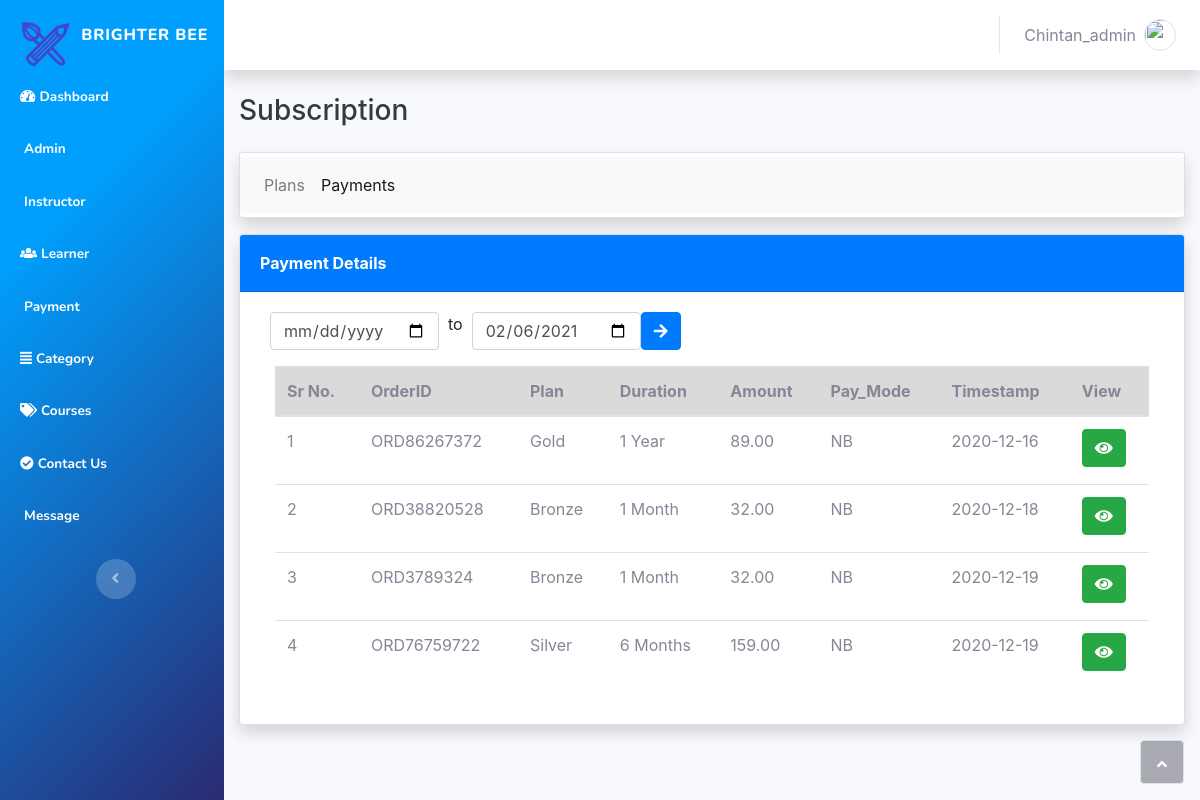
Screenshot of /admin/subscription_details.php (signed in) with the database file from the repository.
### tables this page shows
CREATE TABLE `subscription` (
  `id` int(11) NOT NULL,
  `learner_id` int(11) NOT NULL,
  `sub_start` date NOT NULL,
  `sub_end` date NOT NULL,
  `plan` varchar(500) NOT NULL,
  `duration` varchar(500) NOT NULL,
  `order_id` varchar(5000) NOT NULL,
  `txn_amount` varchar(500) NOT NULL,
  `pay_mode` varchar(500) NOT NULL,
  `txn_date` date NOT NULL,
  `txn_status` varchar(500) NOT NULL,
  `bank_name` varchar(500) NOT NULL
);

### admin/subscription_details.php (the view, shortened to what this page needs)
<?php
	require_once("include/header.php");
?>
<!DOCTYPE html>
<html>
<head>
	<link rel="stylesheet" href="assets/bootstrap/css/bootstrap.min.css">
	<link rel="stylesheet" href="assets/fonts/fontawesome-all.min.css">
	<link rel="stylesheet" type="text/css" href="https://cdnjs.cloudflare.com/ajax/libs/twitter-bootstrap/4.1.1/css/bootstrap.min.css"/>
	<link rel="stylesheet" type="text/css" href="https://cdn.datatables.net/v/bs4-4.1.1/jq-3.3.1/dt-1.10.21/datatables.min.css"/>
</head>
<body id="page-top">
<div id="wrapper">
	<?php require_once("include/sidebar.php");?>
	<div class="d-flex flex-column" id="content-wrapper">
		<div id="content">
			<?php require_once("include/topbar.php");?>
			<div class="container-fluid">
				<h3 class="text-dark mb-4">Subscription</h3>
				<div class="row mb-3">
					<div class="col-lg-12">
						<div class="row">
							<div class="col">
								<div class="card shadow mb-3 py-1">
									<nav class="navbar navbar-expand-lg navbar-light bg-light">
										<div class="" id="navbarNav">
											<ul class="navbar-nav">
												<li class="nav-item ">
													<a class="nav-link" href="payment_details.php">Plans<span class="sr-only">(current)</span></a>
												</li>
												<li class="nav-item active">
													<a class="nav-link" href="subscription_details.php">Payments</a>
												</li>
											</ul>
										</div>
									</nav>
								</div>
								<div class="card shadow mb-3">
									<div class="card-header bg-primary py-3">
										<p class="text-white m-0 font-weight-bold">Payment Details</p>
									</div>
									<div class="container-fluid">
										<div class="card-body">
                                            <div class="float-left">
                                                <form method="post">
                                                    <div class="form-row">
                                                        <div class="form-group">
                                                            <input type="date" class="form-control" name="start_date">
                                                        </div> <span>&nbsp; to &nbsp;</span>
                                                        <div class="form-group">
                                                            <input type="date" class="form-control" name="end_date" value="<?php echo date( 'Y-m-d'); ?>">
                                                        </div>
                                                        <div class="form-group">
                                                            <button type="submit" class="btn btn-primary" name="searchDate"><span class="fas fa-arrow-right"></span></button>
                                                        </div>
                                                    </div>
                                                </form>
                                            </div>
											<div class="table-responsive table mt-2" id="dataTable" role="grid" aria-describedby="dataTable_info">
												<table class="table table-hover  my-0"  id="dataTable">
													<thead >
													<tr class="table-active">
														<th>Sr&nbsp;No.</th>
														<th>OrderID</th>
														<th>Plan</th>
														<th>Duration</th>
														<th>Amount</th>
														<th>Pay_Mode</th>
														<th>Timestamp</th>
														<th>View</th>
													</tr>
													</thead>
													<tbody>
													<?php
														if(isset($_POST['searchDate']))
														{
															$start_date = $_POST['start_date'];
															$end_date = $_POST['end_date'];
															if($start_date == '' || $end_date == '')
                                                            {
                                                                echo '
                                                                    <script>alert("Please Select Date");
                                                                    location.href = "subscription_details.php";
                                                                    </script>
                                                                ';
                                                            }
															else
                                                            {
	                                                            $pquery = $con->prepare("SELECT * FROM subscription WHERE txn_date BETWEEN CAST('$start_date' AS DATE) AND CAST('$end_date' AS DATE)");
	                                                            $pquery->execute();
	                                                            if ($pquery->rowCount() != 0)
	                                                            {   $c = 0;
		                                                            while($row = $pquery->fetch(PDO::FETCH_ASSOC))
		                                                            {
			                                                            $sub_id = $row['id'];
			                                                            $learner = $row['learner_id'];
			                                                            $sub_start = $row['sub_start'];
			                                                            $sub_end = $row['sub_end'];
			                                                            $plan = $row["plan"];
			                                                            $duration = $row["duration"];
			                                                            $order_id = $row["order_id"];
			                                                            $pay_mode = $row["pay_mode"];
			                                                            $txn_date = $row["txn_date"];
			                                                            $txn_status = $row['txn_status'];
			                                                            $bank_name = $row['bank_name'];
			                                                            $txn_amount = $row["txn_amount"];
			                                                            $learn = $con->prepare("SELECT * FROM users WHERE id = $learner");
			                                                            $learn->execute();
			                                                            $l_row = $learn->fetch(PDO::FETCH_ASSOC);
			                                                            $name = $l_row['firstName']." ".$l_row['lastName'];
			                                                            $email = $l_row['email'];
			                                                            $c++;
			                                                            echo "
                                                                            <tr><td>$c</td>
                                                                            <td>".$row["order_id"].
				                                                            "</td><td>".$row["plan"].
				                                                            "</td><td>".$row["duration"].
				                                                            "</td><td>".$row["txn_amount"].
				                                                            "</td><td>".$row["pay_mode"].
				                                                            "</td><td>".$row["txn_date"].
				                                                            "</td><td hidden>".$name.
				                                                            "</td><td hidden>".$email.
				                                                            "</td><td hidden>".$row["sub_start"].
				                                                            "</td><td hidden>".$row["sub_end"].
				                                                            "</td><td hidden>".$row["txn_status"].
				                                                            "</td><td hidden>".$row["bank_name"].
				                                                            "</td><td>".
				                                                            "<button  style='margin-bottom:5px;' class='btn btn-success editbtn' data-toggle='modal' data-target='#editmodal'>
                                                                            <i class='fas fa-eye'></i>
                                                                            </button></td>"
			                                                            ;
		                                                            }
		                                                            echo "</table>";
	                                                            }
	                                                            else
	                                                            {
		                                                            echo '
																	<script>alert("NO TRANSACTION FOUND");
																		location.href = "subscription_details.php";
																	</script>';
	                                                            }
                                                            }
														}
														else
														{
                                                            $query = $con->prepare("SELECT * FROM subscription");
                                                            $query->execute();
                                                            $c=0;
                                                            if ($query->rowCount() != 0)
                                                            {
                                                                while($row = $query->fetch(PDO::FETCH_ASSOC))
                                                                {
                                                                    $learner = $row['learner_id'];
	                                                                $learn = $con->prepare("SELECT * FROM users WHERE id = $learner");
	                                                                $learn->execute();
	                                                                $l_row = $learn->fetch(PDO::FETCH_ASSOC);
	                                                                $name = $l_row['firstName']." ".$l_row['lastName'];
	                                                                $email = $l_row['email'];
                                                                    $c++;
                                                                    echo "
                                                                        <tr><td>$c</td>
                                                                        <td>".$row["order_id"].
                                                                        "</td><td>".$row["plan"].
                                                                        "</td><td>".$row["duration"].
                                                                        "</td><td>".$row["txn_amount"].
                                                                        "</td><td>".$row["pay_mode"].
	                                                                    "</td><td>".$row["txn_date"].
	                                                                    "</td><td hidden>".$name.
	                                                                    "</td><td hidden>".$email.
	                                                                    "</td><td hidden>".$row["sub_start"].
	                                                                    "</td><td hidden>".$row["sub_end"].
	                                                                    "</td><td hidden>".$row["txn_status"].
	                                                                    "</td><td hidden>".$row["bank_name"].
                                                                        "</td><td>".
                                                                        "<button  style='margin-bottom:5px;' class='btn btn-success editbtn' data-toggle='modal' data-target='#editmodal'>
                                                                            <i class='fas fa-eye'></i>
                                                                            </button></td>"
                                                                        ;
                                                                }
                                                                echo "</table>";
                                                            }
                                                            else
                                                            {
                                                                echo "<tr><td colspan='7' class='text-center'>No Data Found in Db </td></tr>";
                                                            }
														}
													?>
											</div>
										</div>
									</div>
								</div>
							</div>
						</div>
					</div>
				</div>
			</div>
		</div>
	</div>
	<a class="border rounded d-inline scroll-to-top" href="#page-top"><i class="fas fa-angle-up"></i></a>
</div>
</body>
</html>

### rows the page displays
subscription: order "ORD86267372", plan "Gold", duration "1 Year", txn_amount "89.00", pay_mode "NB", txn_date "2020-12-16"
subscription: order "ORD38820528", plan "Bronze", duration "1 Month", txn_amount "32.00", pay_mode "NB", txn_date "2020-12-18"
subscription: order "ORD3789324", plan "Bronze", duration "1 Month", txn_amount "32.00", pay_mode "NB", txn_date "2020-12-19"
subscription: order "ORD76759722", plan "Silver", duration "6 Months", txn_amount "159.00", pay_mode "NB", txn_date "2020-12-19"

### other values shown
$adminLoggedIn "Chintan_admin"
